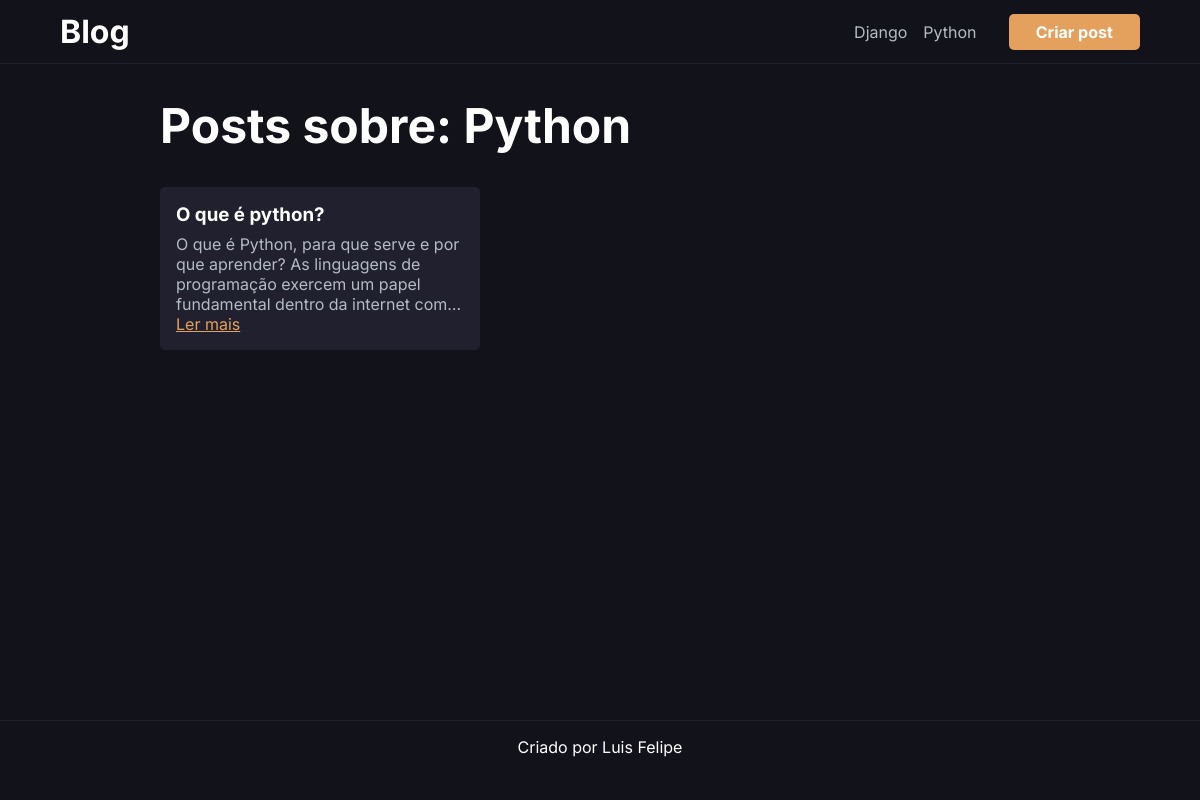
/posts/python, run on the app's committed database.
### post/models.py (models this page shows, shortened)
class Post( models.Model ):
    titulo = models.CharField(
        max_length=194,
        verbose_name="Título"
    )
    conteudo = models.TextField(
        verbose_name="Conteúdo"
    )
    categoria = models.CharField(
        choices=[
            ('django', 'django'),
            ('python', 'python')
            ],
        default='django',
        verbose_name="Categoria",
        max_length=6
    )
    slug = models.CharField(
        verbose_name="Slug",
        max_length=194,
        blank=False,
    )
    data_publicado = models.DateTimeField(
        auto_now_add=True,
        verbose_name="Data de publicação"
    )
    class Meta:
        verbose_name = "Post"
        verbose_name_plural = "Posts"
        db_table = "post"

### post/views.py (the view)
# urls.py: path('posts/<str:categoria>', exibir_posts_por_categoria, name="exibir_post_por_categoria"),
def exibir_posts_por_categoria(request, categoria):
    posts = Post.objects.filter(categoria=categoria)
    quantidade_posts = len(posts)
    context = {
        "categoria": categoria,
        "posts": posts,
        "quantidade_posts": quantidade_posts
    }
    return render(request, "posts.html", context)

### templates/posts.html
{% extends "base.html" %}
{% block content %}
    <main class="posts">
        <h1 class="posts-title">Posts sobre: <span>{{ categoria }}</span></h1>
        <div class="posts-container">
            {% if quantidade_posts > 0 %}
                {% for post in posts %}
                    <div class="post">
                        <h3 class="post-title">{{ post.titulo }}</h3>
                        <p class="post-text">
                            {{ post.conteudo }}
                        </p>
                        <a class="post-link" href="{% url 'exibir_post_por_slug' post.slug %}">Ler mais</a>
                    </div>
                {% endfor %}
            {% else %}
                <p>Não há postagem sobre {{ categoria }}</p>
            {% endif %}
        </div>
    </main>
{% endblock %}

### static/css/posts.css (style rules this page uses)
.posts { padding: 2rem 5%; }
.posts-title { font-size: 3rem; }
.posts-title span { text-transform: capitalize; }
.posts-container { margin-top: 2rem; display: flex; gap: 2rem; flex-wrap: wrap; }
.posts-container .post { max-width: 20rem; width: 100%; background-color: var(--color-black-500); padding: 1rem; border-radius: 5px; }
.posts-container .post-title { margin-bottom: .5rem; }
.posts-container .post-text { color: var(--color-white-400); display: -webkit-box; -webkit-line-clamp: 4; -webkit-box-orient: vertical; overflow: hidden; }
.posts-container .post-link { margin-top: .5rem; color: var(--color-primary); }

### static/css/base.css (style rules this page uses)
* { margin: 0; padding: 0; box-sizing: border-box; }
:root { --color-black-800: #12121a; --color-black-500: #20202e; --color-white-900: #fff; --color-white-400: #b5bbc4; --color-primary: #E4A15D; }
body { background-color: var(--color-black-800); color: var(--color-white-900); font-family: 'Inter', sans-serif; }
main { min-height: calc(100vh - 9rem); max-width: 1000px; margin: 0 auto; padding: 0 2%; }

### data on the page
Post: categoria "Python", titulo "O que é python?", conteudo "O que é Python, para que serve e por que aprender? As linguagens de programação exercem um papel fundamental dentro da internet…"
